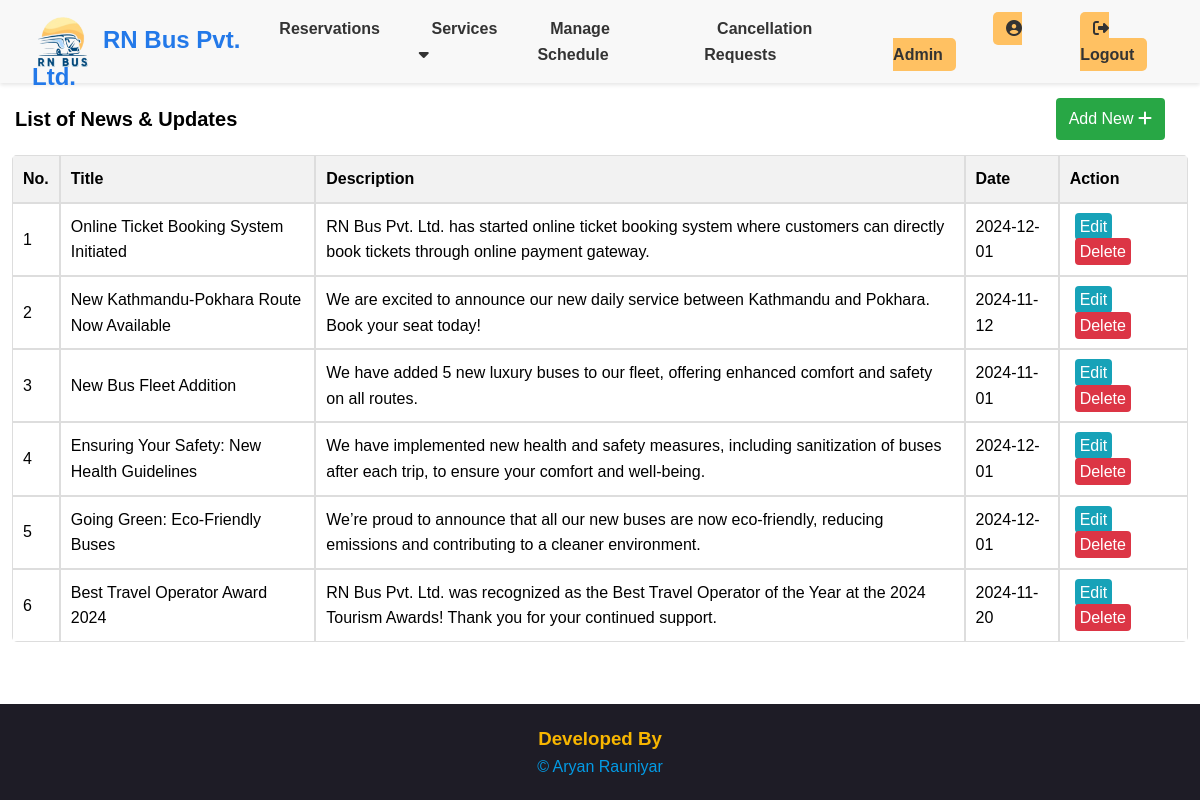
/admin/list_news.php (signed in), run on the app's committed database.
### tables this page shows
CREATE TABLE `news` (
  `id` int(11) NOT NULL,
  `title` varchar(255) NOT NULL,
  `description` text NOT NULL,
  `date` date NOT NULL
);

### admin/list_news.php (the view, shortened to what this page needs)
<?php
$servername = "localhost";
$username = "root";
$password = "";
$dbname = "rn_bus_db";
$conn = new mysqli($servername, $username, $password, $dbname);
$sql = "SELECT * FROM news";
$result = $conn->query($sql);
?>
<!DOCTYPE html>
<html lang="en">
<head>
    <link rel="stylesheet" href="style.css">
    <link rel="stylesheet" href="list_bus.css">
    <link rel="stylesheet" href="https://cdnjs.cloudflare.com/ajax/libs/font-awesome/6.2.0/css/all.min.css">
</head>
<body>
    <header>
        <nav class="navbar">
            <a class="linklogo" href="../"><img class="logo" src="../images/logo2.png" style="height: inherit; margin: 0px 6px;">RN Bus Pvt. Ltd.</a>
            <ul class="nav-links">
                <li><a href="list_reservations.php">Reservations</a></li>
                <li class="dropdown">
                        <a href="#">Services <i class="fa fa-caret-down" aria-hidden="true"></i></a>
                </li>
                <li><a href="manage_schedule.php">Manage Schedule</a></li>
                <li><a href="list_cancelrequest.php">Cancellation Requests</a></li>
                <li><a href="profile.php" class="profile-btn" style="margin-left: 100px;"><i class="fas fa-user-circle"></i> <?=$_SESSION['firstname']?></a></li>                <li><a href="logout.php" class="login-btn"><i class="fas fa-sign-out-alt"></i> Logout</a></li>
            </ul>
        </nav>
    </header>
    <main>
    <div class="listtop">
        <h2>List of News & Updates</h2>
        <button name="add" type="button" onclick="window.location.href='add_news.php'">Add New <i class="fa fa-plus"></i></button>
    </div>
    <table>
        <thead>
            <tr>
                <th>No.</th>
                <th>Title</th>
                <th>Description</th>
                <th style="width:8%">Date</th>
                <th style="width:11%">Action</th>
            </tr>
        </thead>
        <tbody>
            <?php if ($result->num_rows > 0): ?>
                <?php $index = 1; ?>
                <?php while ($row = $result->fetch_assoc()): ?>
                    <tr>
                        <td><?= $index++; ?></td>
                        <td><?= htmlspecialchars($row["title"]); ?></td>
                        <td><?= htmlspecialchars($row["description"]); ?></td>
                        <td><?= htmlspecialchars($row["date"]); ?></td>
                        <td>
                            <a class="action-btn-edit" onclick="openEditModal(<?= $row['id']; ?>, '<?= htmlspecialchars($row['title']); ?>', '<?= htmlspecialchars($row['description']); ?>', '<?= htmlspecialchars($row['date']); ?>')">Edit</a>
                            <a href="delete_news.php?id=<?= $row["id"]; ?>" class="action-btn-delete" onclick="return confirm('Are you sure you want to delete this news update?');">Delete</a>
                        </td>
                    </tr>
                <?php endwhile; ?>
            <?php else: ?>
                <tr>
                    <td colspan="5">No news & updates found.</td>
                </tr>
            <?php endif; ?>
        </tbody>
    </table>
</main>
<br><br>
<footer class="footer">
    <h3 class="dev">Developed By</h3>
    <p><a class="mylink" href="https://aryanrauniyar.com.np">&copy; Aryan Rauniyar</a></p>
</footer>
</body>
</html>

### admin/style.css (style rules this page uses)
* { margin: 0; padding: 0; box-sizing: border-box; font-family: 'Trebuchet MS', 'Lucida Sans Unicode', 'Lucida Grande', 'Lucida Sans', Arial, sans-serif; }
html { height: 100%; margin: 0; }
body { min-width: 1024px; overflow-x: auto; height: 100%; margin: 0; }
body { font-family: Arial, sans-serif; line-height: 1.6; display: flex; flex-direction: column; }
header { top: 0; width: 100%; background: #f8f8f8; box-shadow: 0 2px 4px rgba(0, 0, 0, 0.1); z-index: 1000; }
.navbar { display: flex; justify-content: space-between; align-items: center; padding: 1rem 2rem; }
.navbar .linklogo { font-weight: bold; font-family: 'Trebuchet MS', 'Lucida Sans Unicode', 'Lucida Grande', 'Lucida Sans', Arial, sans-serif; font-size: 1.5rem; color: #2379e9; }
.linklogo { float: left; padding: 0px; font-size: 18px; line-height: 20px; height: 50px; text-decoration: none; }
.logo { overflow-clip-margin: content-box; overflow: clip; vertical-align: middle; }
.nav-links { list-style: none; display: flex; gap: 1rem; }
.nav-links li a { text-decoration: none; color: #333; font-weight: bold; padding: 0.5rem 0.8rem; border-radius: 5px; transition: background 0.3s ease; }
.navbar li:nth-child(1), .navbar li:nth-child(2), .navbar li:nth-child(3) { margin-right: 10px; }
.login-btn { background: #ffc162; color: white; border-radius: 5px; padding: 0.5rem 1rem; }
.nav-links li { position: relative; }
.footer { background-color: #1E1C26; color: white; text-align: center; padding: 50px 0; font-size: 16px; width: 100%; position: relative; margin-top: 40px; }
footer p { margin: 0; }
.mylink { text-decoration: none; color: #039be5; }
.profile-btn { background: #ffc162; color: white; border-radius: 5px; padding: 0.5rem 1rem; }

### admin/list_bus.css (style rules this page uses)
html, body { height: 100%; margin: 0; }
body { display: flex; flex-direction: column; }
.footer { margin-top: auto; background-color: #1E1C26; text-align: center; padding: 20px; }
.dev { color: #f8b600; }
.mylink { text-decoration: none; color: #039be5; }
table { width: 98%; margin: 0 auto; border-collapse: separate; border-spacing: 0; border-radius: 5px; overflow: hidden; margin-bottom: 5px; }
th, td { padding: 10px; text-align: left; border: 1px solid #ddd; }
th { background-color: #f2f2f2; }
.action-btn-edit { margin: 0 5px; text-decoration: none; color: #fff; background-color: #17a2b8; border-color: #17a2b8; padding: 5px; border-radius: 0.25rem; }
.action-btn-delete { margin: 0 5px; text-decoration: none; color: #fff; background-color: #dc3545; border-color: #dc3545; padding: 5px; border-radius: 0.25rem; }
.listtop { display: flex; align-items: center; justify-content: space-between; margin-bottom: 20px; margin: 15px 15px; }
.listtop h2 { margin: 0; font-size: 20px; }
.listtop button { padding: 8px 12px; font-size: 16px; cursor: pointer; color: #fff; background-color: #28a745; border-color: #28a745; border: 1px solid transparent; font-size: 1rem; line-height: 1.5; border-radius: .25rem; transition: color .15s ease-in-out, background-color .15s ease-in-out, border-color .15s ease-in-out, box-shadow .15s ease-in-out; margin-right: 20px; }

### data on the page
news: title "Online Ticket Booking System Initiated", description "RN Bus Pvt. Ltd. has started online ticket booking system where customers can directly book tickets through online payment gateway.", date "2024-12-01"
news: title "New Kathmandu-Pokhara Route Now Available", description "We are excited to announce our new daily service between Kathmandu and Pokhara. Book your seat today!", date "2024-11-12"
news: title "New Bus Fleet Addition", description "We have added 5 new luxury buses to our fleet, offering enhanced comfort and safety on all routes.", date "2024-11-01"
news: title "Ensuring Your Safety: New Health Guidelines", description "We have implemented new health and safety measures, including sanitization of buses after each trip, to ensure your comfort and well-being.", date "2024-12-01"
news: title "Going Green: Eco-Friendly Buses", description "We’re proud to announce that all our new buses are now eco-friendly, reducing emissions and contributing to a cleaner environment.", date "2024-12-01"
news: title "Best Travel Operator Award 2024", description "RN Bus Pvt. Ltd. was recognized as the Best Travel Operator of the Year at the 2024 Tourism Awards! Thank you for your continued support.", date "2024-11-20"

### other printed values
$_SESSION['firstname'] "Admin"
